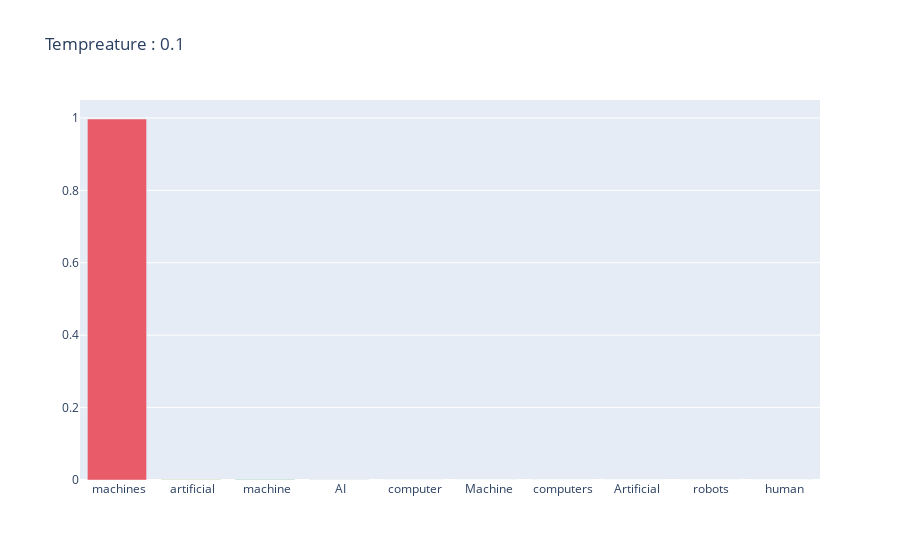
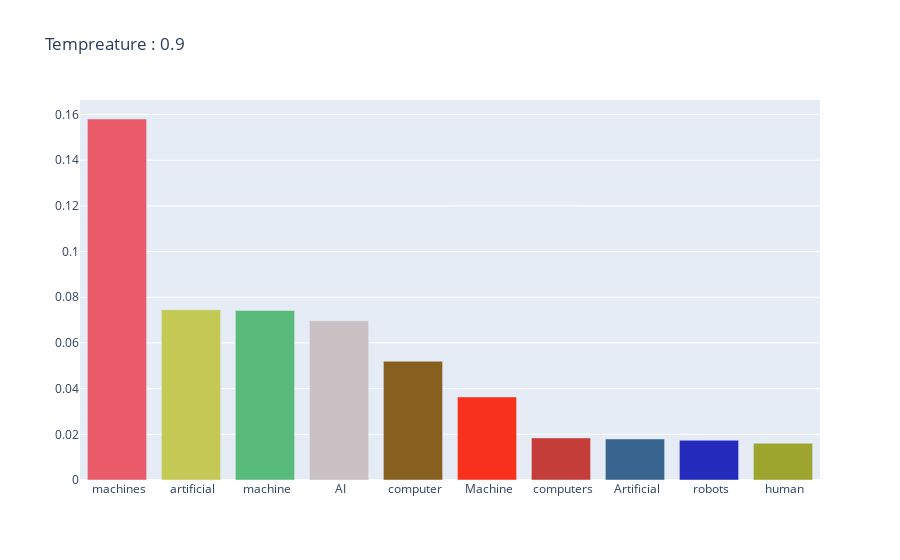

Here is the notebook cell these charts were saved with, in order:
### Code cell
random_tempreature = RandomTempSampler()
print(random_tempreature(prompt=SAMPLE_TEXT,max_new_tokens=16,temp=0.1))
random_tempreature.sample_plot(prompt=SAMPLE_TEXT,temp=0.1)


print(random_tempreature(prompt=SAMPLE_TEXT,max_new_tokens=16,temp=0.9))
random_tempreature.sample_plot(prompt=SAMPLE_TEXT,temp=0.9)

del random_tempreature 
torch.cuda.empty_cache()

### Figure 1 — Plotly figure (JSON) as saved in the notebook; plotly's stock layout.template omitted (floating-point values rounded to 4 significant figures)
{"data": [{"marker": {"color": ["#E95B68", "#C4C956", "#58BB7B", "#CAC1C5", "#87601F", "#F7311B", "#C53D39", "#38658F", "#242ABC", "#9DA52F"]}, "textposition": "auto", "type": "bar", "x": [" machines", " artificial", " machine", " AI", " computer", " Machine", " computers", " Artificial", " robots", " human"], "y": [0.9971, 0.00115, 0.001109, 0.0006275, 4.501e-05, 1.8e-06, 3.992e-09, 3.171e-09, 2.39e-09, 1.183e-09]}], "layout": {"title": {"text": "Tempreature : 0.1"}}}

### Figure 2 — Plotly figure (JSON) as saved in the notebook; plotly's stock layout.template omitted (floating-point values rounded to 4 significant figures)
{"data": [{"marker": {"color": ["#E95B68", "#C4C956", "#58BB7B", "#CAC1C5", "#87601F", "#F7311B", "#C53D39", "#38658F", "#242ABC", "#9DA52F"]}, "textposition": "auto", "type": "bar", "x": [" machines", " artificial", " machine", " AI", " computer", " Machine", " computers", " Artificial", " robots", " human"], "y": [0.158, 0.07452, 0.07422, 0.06967, 0.05199, 0.03636, 0.01844, 0.01797, 0.01741, 0.01611]}], "layout": {"title": {"text": "Tempreature : 0.9"}}}
